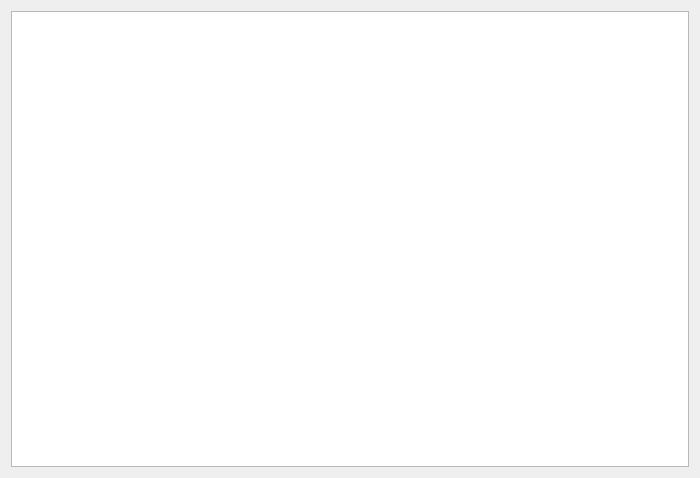
<?xml version="1.0" encoding="UTF-8"?>
<ui version="4.0">
 <class>ShareFileWidget</class>
 <widget class="QWidget" name="ShareFileWidget">
  <property name="geometry">
   <rect>
    <x>0</x>
    <y>0</y>
    <width>700</width>
    <height>478</height>
   </rect>
  </property>
  <property name="windowTitle">
   <string>Form</string>
  </property>
  <layout class="QVBoxLayout" name="verticalLayout">
   <item>
    <widget class="QListWidget" name="listWidget"/>
   </item>
  </layout>
 </widget>
 <resources/>
 <connections/>
</ui>
